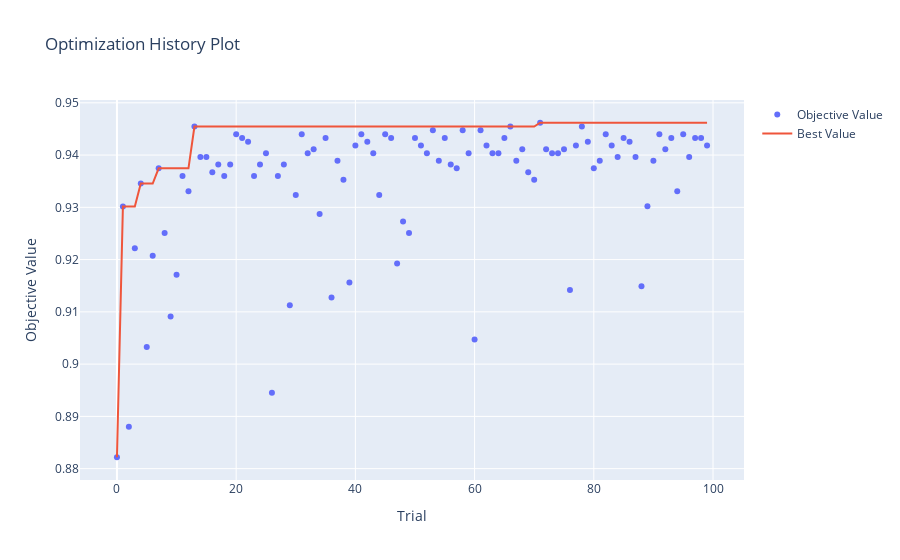
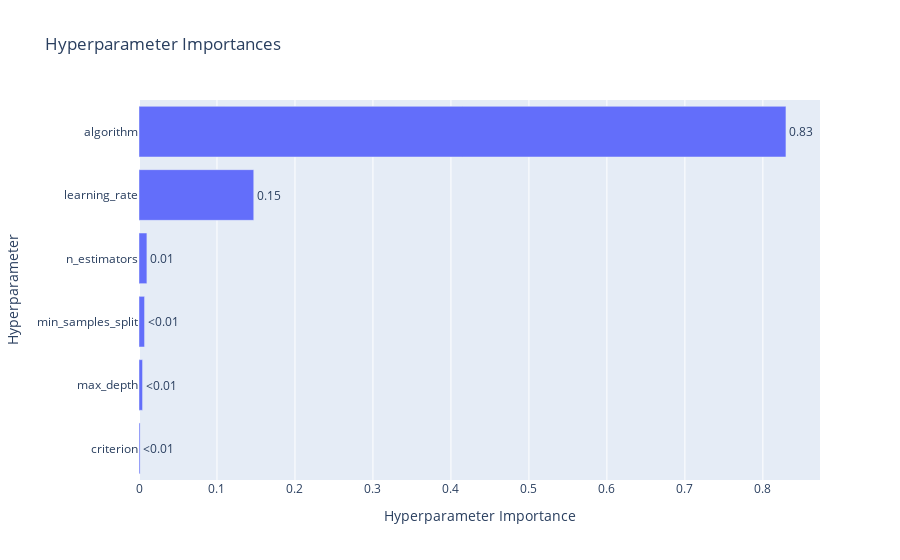

These figures' notebook cell, in order:
### Code cell
optuna.visualization.plot_optimization_history(study_0).show()
optuna.visualization.plot_param_importances(study_0).show()

### Figure 1 — Plotly figure (JSON) as saved in the notebook; plotly's stock layout.template omitted (floating-point values rounded to 4 significant figures)
{"data": [{"mode": "markers", "name": "Objective Value", "type": "scatter", "x": [0, 1, 2, 3, 4, 5, 6, 7, 8, 9, 10, 11, 12, 13, 14, 15, 16, 17, 18, 19, 20, 21, 22, 23, 24, 25, 26, 27, 28, 29, 30, 31, 32, 33, 34, 35, 36, 37, 38, 39, 40, 41, 42, 43, 44, 45, 46, 47, 48, 49, 50, 51, 52, 53, 54, 55, 56, 57, 58, 59, 60, 61, 62, 63, 64, 65, 66, 67, 68, 69, 70, 71, 72, 73, 74, 75, 76, 77, 78, 79, 80, 81, 82, 83, 84, 85, 86, 87, 88, 89, 90, 91, 92, 93, 94, 95, 96, 97, 98, 99], "y": [0.8822, 0.9302, 0.888, 0.9222, 0.9345, 0.9033, 0.9207, 0.9375, 0.9251, 0.9091, 0.9171, 0.936, 0.9331, 0.9455, 0.9396, 0.9396, 0.9367, 0.9382, 0.936, 0.9382, 0.944, 0.9433, 0.9425, 0.936, 0.9382, 0.9404, 0.8945, 0.936, 0.9382, 0.9113, 0.9324, 0.944, 0.9404, 0.9411, 0.9287, 0.9433, 0.9127, 0.9389, 0.9353, 0.9156, 0.9418, 0.944, 0.9425, 0.9404, 0.9324, 0.944, 0.9433, 0.9193, 0.9273, 0.9251, 0.9433, 0.9418, 0.9404, 0.9447, 0.9389, 0.9433, 0.9382, 0.9375, 0.9447, 0.9404, 0.9047, 0.9447, 0.9418, 0.9404, 0.9404, 0.9433, 0.9455, 0.9389, 0.9411, 0.9367, 0.9353, 0.9462, 0.9411, 0.9404, 0.9404, 0.9411, 0.9142, 0.9418, 0.9455, 0.9425, 0.9375, 0.9389, 0.944, 0.9418, 0.9396, 0.9433, 0.9425, 0.9396, 0.9149, 0.9302, 0.9389, 0.944, 0.9411, 0.9433, 0.9331, 0.944, 0.9396, 0.9433, 0.9433, 0.9418]}, {"mode": "lines", "name": "Best Value", "type": "scatter", "x": [0, 1, 2, 3, 4, 5, 6, 7, 8, 9, 10, 11, 12, 13, 14, 15, 16, 17, 18, 19, 20, 21, 22, 23, 24, 25, 26, 27, 28, 29, 30, 31, 32, 33, 34, 35, 36, 37, 38, 39, 40, 41, 42, 43, 44, 45, 46, 47, 48, 49, 50, 51, 52, 53, 54, 55, 56, 57, 58, 59, 60, 61, 62, 63, 64, 65, 66, 67, 68, 69, 70, 71, 72, 73, 74, 75, 76, 77, 78, 79, 80, 81, 82, 83, 84, 85, 86, 87, 88, 89, 90, 91, 92, 93, 94, 95, 96, 97, 98, 99], "y": [0.8822, 0.9302, 0.9302, 0.9302, 0.9345, 0.9345, 0.9345, 0.9375, 0.9375, 0.9375, 0.9375, 0.9375, 0.9375, 0.9455, 0.9455, 0.9455, 0.9455, 0.9455, 0.9455, 0.9455, 0.9455, 0.9455, 0.9455, 0.9455, 0.9455, 0.9455, 0.9455, 0.9455, 0.9455, 0.9455, 0.9455, 0.9455, 0.9455, 0.9455, 0.9455, 0.9455, 0.9455, 0.9455, 0.9455, 0.9455, 0.9455, 0.9455, 0.9455, 0.9455, 0.9455, 0.9455, 0.9455, 0.9455, 0.9455, 0.9455, 0.9455, 0.9455, 0.9455, 0.9455, 0.9455, 0.9455, 0.9455, 0.9455, 0.9455, 0.9455, 0.9455, 0.9455, 0.9455, 0.9455, 0.9455, 0.9455, 0.9455, 0.9455, 0.9455, 0.9455, 0.9455, 0.9462, 0.9462, 0.9462, 0.9462, 0.9462, 0.9462, 0.9462, 0.9462, 0.9462, 0.9462, 0.9462, 0.9462, 0.9462, 0.9462, 0.9462, 0.9462, 0.9462, 0.9462, 0.9462, 0.9462, 0.9462, 0.9462, 0.9462, 0.9462, 0.9462, 0.9462, 0.9462, 0.9462, 0.9462]}, {"marker": {"color": "#cccccc"}, "mode": "markers", "name": "Infeasible Trial", "showlegend": false, "type": "scatter", "x": [], "y": []}], "layout": {"autosize": true, "title": {"text": "Optimization History Plot"}, "xaxis": {"autorange": true, "range": [-6.041, 105.0], "title": {"text": "Trial"}, "type": "linear"}, "yaxis": {"autorange": true, "range": [0.8769, 0.9515], "title": {"text": "Objective Value"}, "type": "linear"}}}

### Figure 2 — Plotly figure (JSON) as saved in the notebook; plotly's stock layout.template omitted (floating-point values rounded to 4 significant figures)
{"data": [{"cliponaxis": false, "hovertemplate": ["criterion (CategoricalDistribution): 0.0014119798519903466<extra></extra>", "max_depth (IntDistribution): 0.004563969064815165<extra></extra>", "min_samples_split (IntDistribution): 0.007133395371017394<extra></extra>", "n_estimators (IntDistribution): 0.010127507442889526<extra></extra>", "learning_rate (FloatDistribution): 0.1471633680442682<extra></extra>", "algorithm (CategoricalDistribution): 0.8295997802250192<extra></extra>"], "name": "Objective Value", "orientation": "h", "text": ["<0.01", "<0.01", "<0.01", "0.01", "0.15", "0.83"], "textposition": "outside", "type": "bar", "x": [0.001412, 0.004564, 0.007133, 0.01013, 0.1472, 0.8296], "y": ["criterion", "max_depth", "min_samples_split", "n_estimators", "learning_rate", "algorithm"]}], "layout": {"autosize": true, "title": {"text": "Hyperparameter Importances"}, "xaxis": {"autorange": true, "range": [0, 0.8733], "title": {"text": "Hyperparameter Importance"}, "type": "linear"}, "yaxis": {"autorange": true, "range": [-0.5, 5.5], "title": {"text": "Hyperparameter"}, "type": "category"}}}
